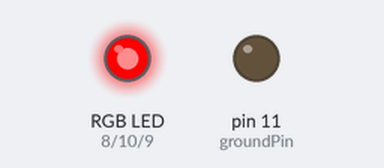
This sketch was run on a simulated Arduino Uno, built with avr-gcc and run on an emulated ATmega328P. On the bench: an RGB LED mixed from three pins (HIGH = lit), output pins drawn as LEDs (lit = HIGH). Dim RGB values are drawn brighter than linear.

Above: at 0.05 s.
At 1.5 s:
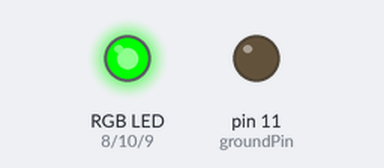
At 2.95 s:
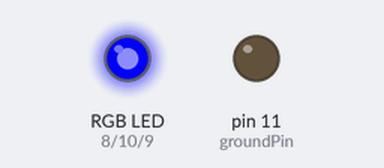
At 3.7 s:
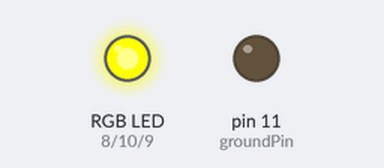
At 4.45 s:
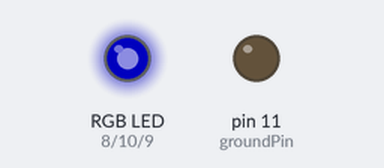
At 5.95 s:
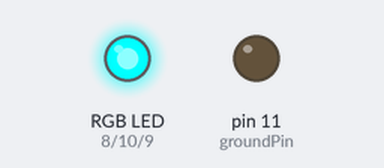
Timing chart, 0 to 7.8 s (numbered marks = the images above):
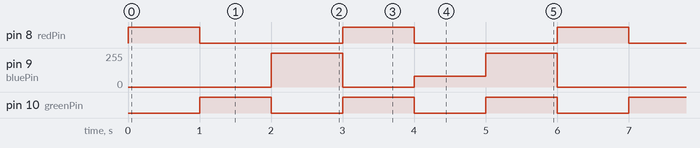

The sketch:

rgbLED.ino
```cpp
/*
Adafruit Arduino - Lesson 3. RGB LED
*/

int redPin = 8;
int greenPin = 10;
int bluePin = 9;
int groundPin = 11;

void setup()
{
  pinMode(redPin, OUTPUT);
  pinMode(greenPin, OUTPUT);
  pinMode(bluePin, OUTPUT);
  pinMode(groundPin, OUTPUT);
}

void loop()
{
  digitalWrite(groundPin, LOW);
  setColor(255, 0, 0);  // red
  delay(1000);
  setColor(0, 255, 0);  // green
  delay(1000);
  setColor(0, 0, 255);  // blue
  delay(1000);
  setColor(255, 255, 0);  // yellow
  delay(1000);
  setColor(80, 0, 80);  // purple
  delay(1000);
  setColor(0, 255, 255);  // aqua
  delay(1000);
}

void setColor(int red, int green, int blue)
{
  analogWrite(redPin, red);
  analogWrite(greenPin, green);
  analogWrite(bluePin, blue);
}
```

Measured:
- by itself, pin 8 (redPin): alternates HIGH for 1.0 s and LOW for 2.0 s
- by itself, pin 9 (bluePin): repeats every 6.0 s: 0/255 1.0 s, 80/255 1.0 s, 255/255 1.0 s, 0/255 2.0 s, 255/255 1.0 s
- by itself, pin 10 (greenPin): alternates HIGH for 1.0 s and LOW for 1.0 s
